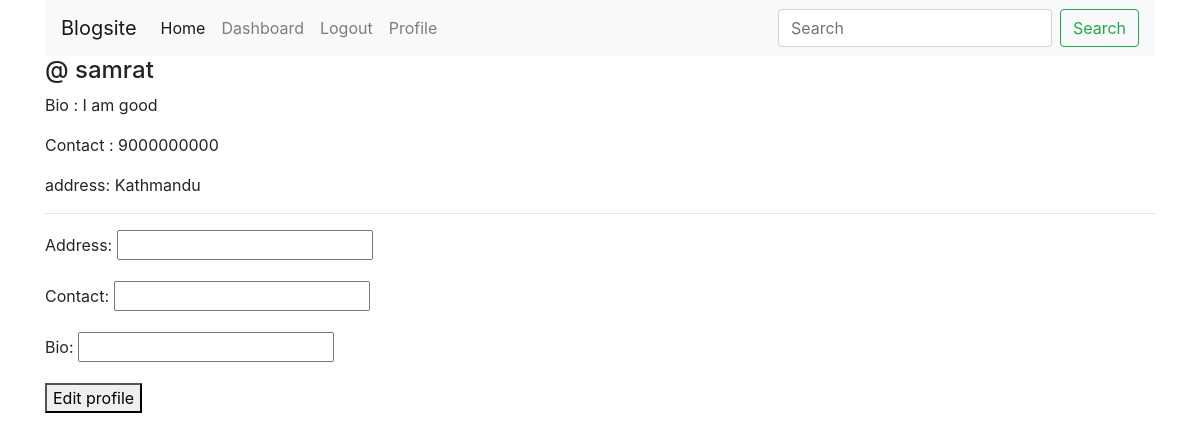
/accounts/profile/ (signed in), run on the app's committed database.
### accounts/models.py (models this page shows, shortened)
class Profile(models.Model):
    user = models.OneToOneField(User, on_delete=models.CASCADE)
    address = models.CharField(max_length=60)
    contact = models.CharField(max_length=10)
    bio = models.CharField(max_length=255)

### accounts/views.py (the view)
# urls.py: path("profile/",views.profile, name="profile"),
@login_required
def profile(request):
            profileforms = ProfileForms()
            userid= request.user.id
            profile = Profile.objects.get(pk=userid)
            data = {'profile':profile, "profileforms": profileforms }
            return render(request,'accounts/profile.html',data)

### accounts/forms.py
class ProfileForms(forms.ModelForm):
    class Meta:
        model = Profile
        fields = ['address','contact','bio']

### templates/accounts/profile.html (shortened to what this page needs)
{% extends 'base.html'%}
{% block content %}
    <h4>@ {{ profile.user }} </h4>
    <p>Bio : {{ profile.bio }}</p>
    {% if profile.contact %}
        <p> Contact : {{ profile.contact }}</p>
    {% endif %}
    {% if profile.address %}
        <p> address: {{ profile.address }}</p>
    {% endif %}
<hr>
    <form action="{% url 'editprofile' profile.user.id %}" method="POST">
        {{ profileforms.as_p }}
        <button> Edit profile </button>
    </form>
{% endblock %}

### data on the page
Profile: user "samrat", bio "I am good", contact "9000000000", address "Kathmandu"
